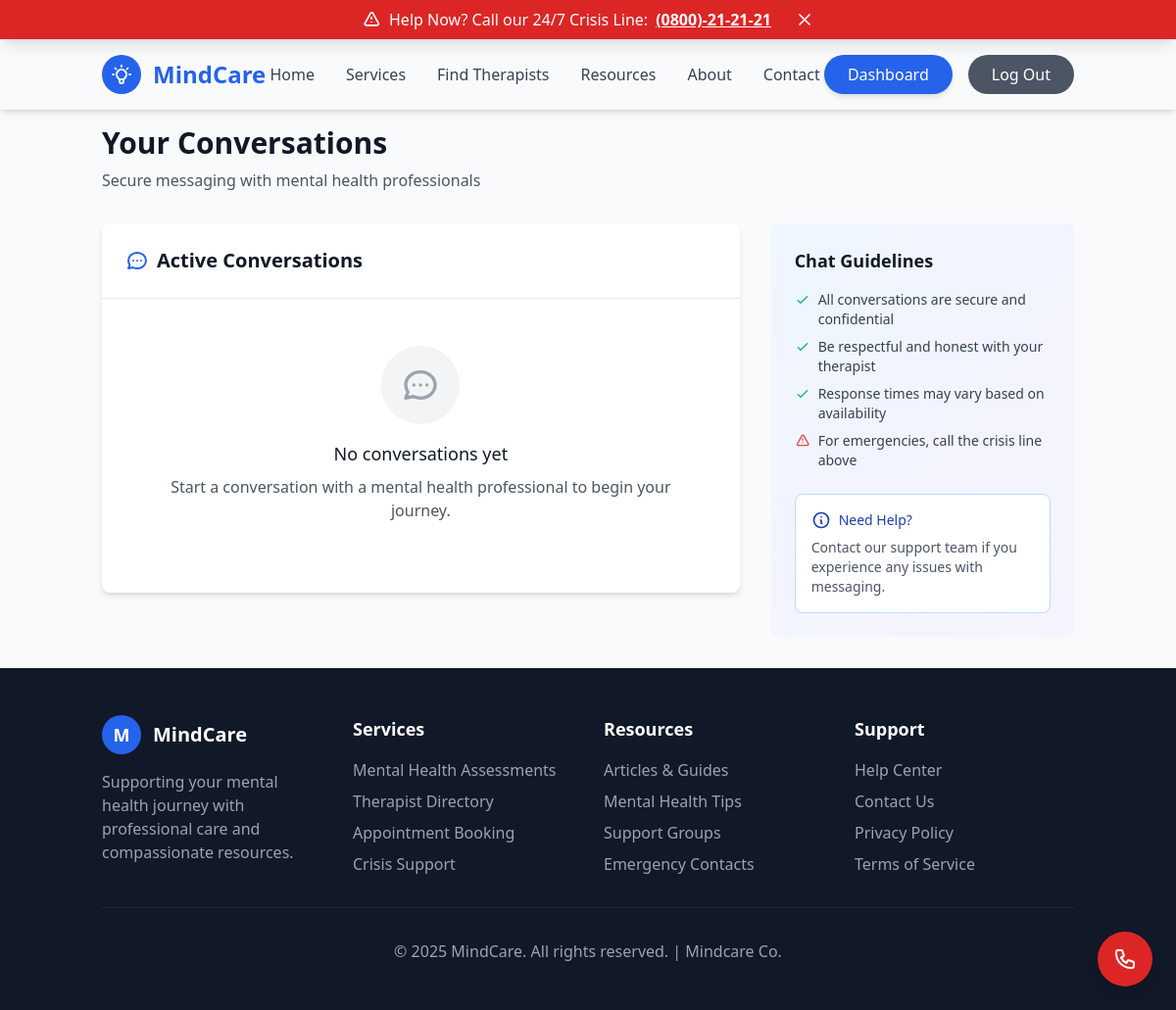
The page /messaging/ (signed in) on the database as committed earlier.
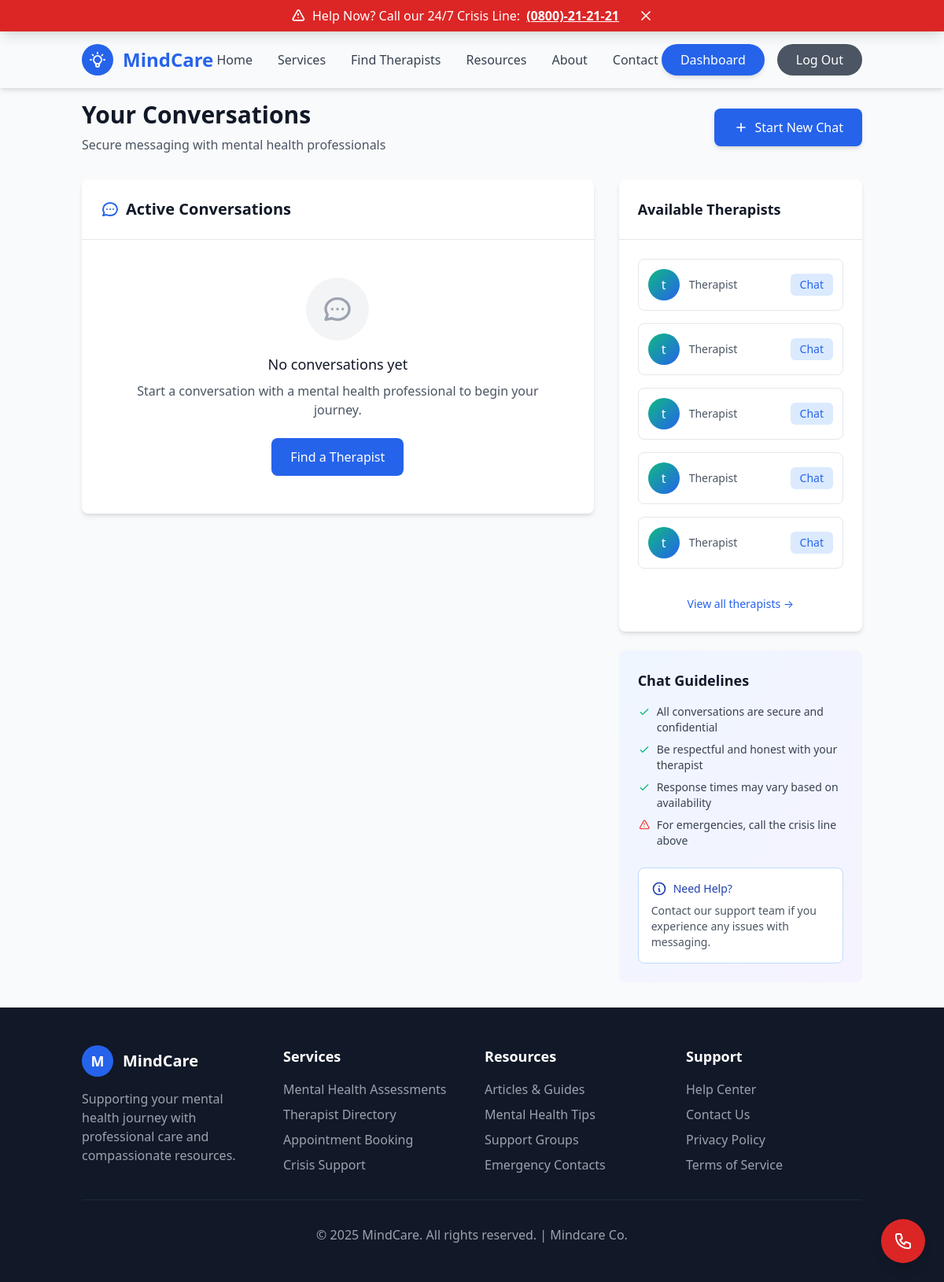
The same page on the database as committed later.
### accounts/models.py (models this page shows, shortened)
class User(AbstractUser):
    ROLE_CHOICES = [
        ('admin', 'Admin'),
        ('therapist', 'Therapist'),
        ('client', 'Client'),
    ]
    GENDER_CHOICES = [
        ('male', 'Male'),
        ('female', 'Female'),
    ]
    AGE_CATEGORY_CHOICES = [
        ('13-19', '13 to 19 years'),
        ('20-35', '20 to 35 years'),
        ('35+', 'Above 35 years'),
    ]
    phone_regex = RegexValidator(
        regex=r'^\d{10}$',
        message="Phone number must be exactly 10 digits."
    )
    groups = models.ManyToManyField(
        'auth.Group',
        verbose_name='groups',
        blank=True,
        help_text='The groups this user belongs to.',
        related_name='custom_user_set',
        related_query_name='custom_user',
    )
    user_permissions = models.ManyToManyField(
        'auth.Permission',
        verbose_name='user permissions',
        blank=True,
        help_text='Specific permissions for this user.',
        related_name='custom_user_set',
        related_query_name='custom_user',
    )
    user_id = models.CharField(max_length=10, unique=True, blank=True)
    role = models.CharField(max_length=20, choices=ROLE_CHOICES, default='client')
    phone = models.CharField(validators=[phone_regex], max_length=10, unique=True)
    gender = models.CharField(max_length=10, choices=GENDER_CHOICES)
    location = models.CharField(max_length=100)
    age_category = models.CharField(max_length=10, choices=AGE_CATEGORY_CHOICES, blank=True, null=True)
    profile_image = models.ImageField(upload_to='profile_images/', blank=True, null=True)
    is_verified = models.BooleanField(default=False)
    created_at = models.DateTimeField(auto_now_add=True)
    updated_at = models.DateTimeField(auto_now=True)

### messaging/views.py (the view)
# urls.py: path('', views.chat_dashboard, name='chat_dashboard'),
@login_required
def chat_dashboard(request):
    chat_rooms = ChatRoom.objects.filter(
        participants=request.user,
        is_active=True
    ).annotate(
        unread_count=Count(
            'messages',
            filter=Q(
                ~Q(messages__sender=request.user),
                ~Q(messages__read_statuses__user=request.user),
                messages__is_deleted=False,
            ),
            distinct=True
        ),
        latest_message_time=Max('messages__sent_at')
    ).order_by('-latest_message_time')
    available_therapists = []
    if request.user.role == 'client':
        existing_therapy_rooms = ChatRoom.objects.filter(
            participants=request.user,
            room_type='therapy'
        ).values_list('participants__id', flat=True)
        blocked_users = BlockedUser.objects.filter(
            Q(blocker=request.user) | Q(blocked=request.user)
        ).values_list('blocked_id', 'blocker_id')
        blocked_user_ids = set()
        for blocked, blocker in blocked_users:
            blocked_user_ids.update([blocked, blocker])
        available_therapists = User.objects.filter(
            role='therapist',
            is_active=True
        ).exclude(
            Q(id__in=existing_therapy_rooms) | Q(id__in=blocked_user_ids)
        )[:10]
    context = {
        'chat_rooms': chat_rooms,
        'available_therapists': available_therapists,
        'user_role': request.user.role,
    }
    return render(request, 'messaging/chat_dashboard.html', context)

### templates/messaging/chat_dashboard.html (shortened to what the changed rows need)
{% extends 'base.html' %}
{% load static %}
{% block content %}
<div class="container mx-auto px-4 py-8">
    <div class="mb-8">
        <div class="flex flex-col md:flex-row md:items-center md:justify-between">
            <div>
                <h1 class="text-3xl font-bold text-gray-900 mb-2">Your Conversations</h1>
            </div>
            {% if user.role == 'client' and available_therapists %}
            <div class="mt-4 md:mt-0">
                <button id="startChatBtn" class="bg-blue-600 text-white px-6 py-3 rounded-lg hover:bg-blue-700 transition duration-300 font-medium shadow-md flex items-center">
                    <svg class="w-5 h-5 mr-2" fill="none" stroke="currentColor" viewBox="0 0 24 24">
                        <path stroke-linecap="round" stroke-linejoin="round" stroke-width="2" d="M12 6v6m0 0v6m0-6h6m-6 0H6"></path>
                    </svg>
                    Start New Chat
                </button>
            </div>
            {% endif %}
        </div>
    </div>
    <div class="grid grid-cols-1 lg:grid-cols-3 gap-8">
        <div class="lg:col-span-2">
            <div class="bg-white rounded-lg shadow-md overflow-hidden">
                <div class="p-6 border-b border-gray-200">
                    <h2 class="text-xl font-semibold text-gray-900 flex items-center">
                        Active Conversations
                    </h2>
                </div>
                {% if chat_rooms %}
                    <div class="divide-y divide-gray-200">
                        {% for room in chat_rooms %}
                        {% with other_participant=room.other_participant %}
                        <div class="chat-room-card p-6 hover:bg-gray-50 cursor-pointer" onclick="window.location.href='{% url 'messaging:chat_room' room.id %}'">
                            <div class="flex items-center justify-between">
                                <div class="flex items-center flex-1 min-w-0">
                                    <div class="avatar-wrapper">
                                        <div class="w-12 h-12 bg-gradient-to-br from-blue-500 to-purple-600 rounded-full flex items-center justify-center flex-shrink-0">
                                            <span class="text-white font-semibold text-lg">
                                                {% if other_participant %}
                                                    {{ other_participant.first_name|first|default:other_participant.username|first }}
                                                {% else %}
                                                    G
                                                {% endif %}
                                            </span>
                                        </div>
                                    </div>
                                    <div class="ml-4 flex-1 min-w-0">
                                        <div class="flex items-center justify-between">
                                            <h3 class="text-lg font-medium text-gray-900 truncate">
                                                {% if other_participant %}
                                                    {{ other_participant.first_name }} {{ other_participant.last_name|default:"" }}
                                                    {% if other_participant.role == 'therapist' %}
                                                        <span class="text-sm text-blue-600 font-medium ml-2">Therapist</span>
                                                    {% endif %}
                                                {% else %}
                                                    {{ room.name }}
                                                {% endif %}
                                            </h3>
                                            <div class="flex items-center space-x-2">
                                                {% if room.unread_count > 0 %}
                                                <span class="unread-badge bg-red-500 text-white text-xs font-bold px-2 py-1 rounded-full">
                                                    {{ room.unread_count }}
                                                </span>
                                                {% endif %}
                                                {% if room.latest_message_time %}
                                                <span class="text-sm text-gray-500">
                                                    {{ room.latest_message_time|timesince }} ago
                                                </span>
                                                {% endif %}
                                            </div>
                                        </div>
                                        {% with last_message=room.messages.last %}
                                        {% if last_message %}
                                        <p class="text-sm text-gray-600 truncate mt-1">
                                            {% if last_message.sender == request.user %}
                                                <span class="font-medium">You:</span>
                                            {% endif %}
                                            {{ last_message.content }}
                                        </p>
                                        {% else %}
                                        <p class="text-sm text-gray-400 italic mt-1">No messages yet</p>
                                        {% endif %}
                                        {% endwith %}
                                    </div>
                                </div>
                                <div class="ml-4">
                                    <svg class="w-5 h-5 text-gray-400" fill="none" stroke="currentColor" viewBox="0 0 24 24">
                                        <path stroke-linecap="round" stroke-linejoin="round" stroke-width="2" d="M9 5l7 7-7 7"></path>
                                    </svg>
                                </div>
                            </div>
                        </div>
                        {% endwith %}
                        {% endfor %}
                    </div>
                {% else %}
                    <div class="p-12 text-center">
                        <div class="w-20 h-20 bg-gray-100 rounded-full flex items-center justify-center mx-auto mb-4">
                        </div>
                        <h3 class="text-lg font-medium text-gray-900 mb-2">No conversations yet</h3>
                        <p class="text-gray-600 mb-6">Start a conversation with a mental health professional to begin your journey.</p>
                        {% if user.role == 'client' and available_therapists %}
                        <button onclick="document.getElementById('startChatBtn').click()" class="bg-blue-600 text-white px-6 py-3 rounded-lg hover:bg-blue-700 transition duration-300 font-medium">
                            Find a Therapist
                        </button>
                        {% endif %}
                    </div>
                {% endif %}
            </div>
        </div>
        <div class="lg:col-span-1">
            {% if user.role == 'client' and available_therapists %}
            <div class="bg-white rounded-lg shadow-md overflow-hidden mb-6">
                <div class="p-6 border-b border-gray-200">
                    <h3 class="text-lg font-semibold text-gray-900">Available Therapists</h3>
                </div>
                <div class="p-6 space-y-4">
                    {% for therapist in available_therapists|slice:":5" %}
                    <div class="flex items-center justify-between p-3 border border-gray-200 rounded-lg hover:border-blue-300 transition duration-200">
                        <div class="flex items-center">
                            <div class="w-10 h-10 bg-gradient-to-br from-green-500 to-blue-600 rounded-full flex items-center justify-center">
                                <span class="text-white font-medium">{{ therapist.first_name|first|default:therapist.username|first }}</span>
                            </div>
                            <div class="ml-3">
                                <p class="text-sm text-gray-600">Therapist</p>
                            </div>
                        </div>
                        <a href="{% url 'messaging:start_chat' therapist.id %}"
                           class="bg-blue-100 text-blue-600 px-3 py-1 rounded-md text-sm hover:bg-blue-200 transition duration-200">
                            Chat
                        </a>
                    </div>
                    {% endfor %}
                    {% if available_therapists.count > 5 %}
                    <div class="text-center pt-4">
                        <a href="{% url 'therapists:therapist_directory' %}" class="text-blue-600 text-sm hover:text-blue-800 transition">
                            View all therapists →
                        </a>
                    </div>
                    {% endif %}
                </div>
            </div>
            {% endif %}
        </div>
    </div>
</div>
{% endblock %}

Rows that differ between the two databases and show on the page:
added User: first_name|first "t"
added User: first_name|first "t"
added User: first_name|first "t"
added User: first_name|first "t"
added User: first_name|first "t"
Other text that changed with them:
text now shown: "Start New Chat Find a Therapist Available Therapists View all therapists →"
